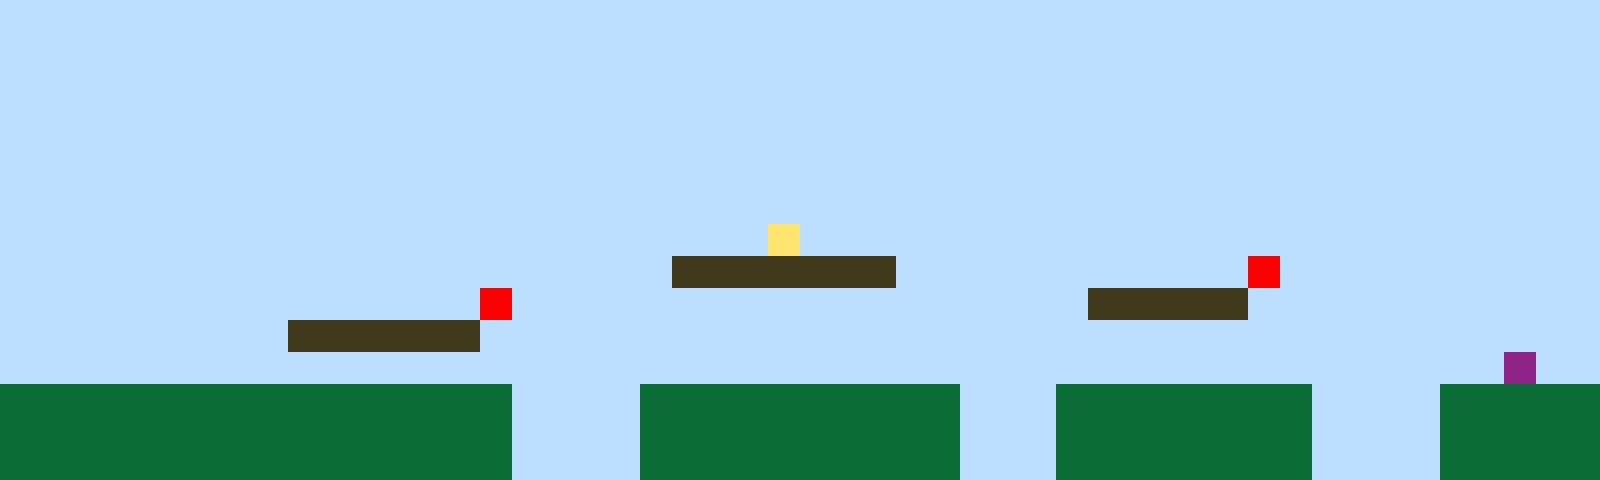

A level layout from a 2D game, rendered from its tile map. Below: a short description, then the map file with its tile-grid data intact:
An orthogonal 50x15 tile map with 32x32 px tiles, 1 tile layer (Tile Layer 1).

<map version="1.10" tiledversion="1.11.2" orientation="orthogonal" renderorder="right-up" width="50" height="15" tilewidth="32" tileheight="32" infinite="0" nextlayerid="2" nextobjectid="1"><editorsettings><export target="map1.csv" format="csv" /></editorsettings><tileset firstgid="1" name="sprites" tilewidth="32" tileheight="32" tilecount="6" columns="3"><image source="sprites.png" width="96" height="64" /></tileset><layer id="1" name="Tile Layer 1" width="50" height="15"><data encoding="csv">1,1,1,1,1,1,1,1,1,1,1,1,1,1,1,1,1,1,1,1,1,1,1,1,1,1,1,1,1,1,1,1,1,1,1,1,1,1,1,1,1,1,1,1,1,1,1,1,1,1,1,1,1,1,1,1,1,1,1,1,1,1,1,1,1,1,1,1,1,1,1,1,1,1,1,1,1,1,1,1,1,1,1,1,1,1,1,1,1,1,1,1,1,1,1,1,1,1,1,1,1,1,1,1,1,1,1,1,1,1,1,1,1,1,1,1,1,1,1,1,1,1,1,1,1,1,1,1,1,1,1,1,1,1,1,1,1,1,1,1,1,1,1,1,1,1,1,1,1,1,1,1,1,1,1,1,1,1,1,1,1,1,1,1,1,1,1,1,1,1,1,1,1,1,1,1,1,1,1,1,1,1,1,1,1,1,1,1,1,1,1,1,1,1,1,1,1,1,1,1,1,1,1,1,1,1,1,1,1,1,1,1,1,1,1,1,1,1,1,1,1,1,1,1,1,1,1,1,1,1,1,1,1,1,1,1,1,1,1,1,1,1,1,1,1,1,1,1,1,1,1,1,1,1,1,1,1,1,1,1,1,1,1,1,1,1,1,1,1,1,1,1,1,1,1,1,1,1,1,1,1,1,1,1,1,1,1,1,1,1,1,1,1,1,1,1,1,1,1,1,1,1,1,1,1,1,1,1,1,1,1,1,1,1,1,1,1,1,1,1,1,1,1,1,1,1,1,1,1,1,1,1,1,1,1,1,1,1,1,1,1,1,1,1,1,1,1,1,1,1,1,1,1,1,1,1,1,1,1,1,1,1,1,1,1,1,1,1,1,1,1,1,1,1,4,1,1,1,1,1,1,1,1,1,1,1,1,1,1,1,1,1,1,1,1,1,1,1,1,1,1,1,1,1,1,1,1,1,1,1,1,1,1,1,1,1,1,1,1,1,1,3,3,3,3,3,3,3,1,1,1,1,1,1,1,1,1,1,1,5,1,1,1,1,1,1,1,1,1,1,1,1,1,1,1,1,1,1,1,1,1,1,1,1,1,5,1,1,1,1,1,1,1,1,1,1,1,1,1,1,1,1,1,1,3,3,3,3,3,1,1,1,1,1,1,1,1,1,1,1,1,1,1,1,1,1,1,1,1,3,3,3,3,3,3,1,1,1,1,1,1,1,1,1,1,1,1,1,1,1,1,1,1,1,1,1,1,1,1,1,1,1,1,1,1,1,1,1,1,1,1,1,1,1,1,1,1,1,1,1,1,1,1,1,1,1,1,1,1,1,1,1,1,1,1,1,1,1,1,1,1,1,1,1,1,1,1,1,1,1,1,1,1,1,1,1,1,6,1,1,2,2,2,2,2,2,2,2,2,2,2,2,2,2,2,2,1,1,1,1,2,2,2,2,2,2,2,2,2,2,1,1,1,2,2,2,2,2,2,2,2,1,1,1,1,2,2,2,2,2,2,2,2,2,2,2,2,2,2,2,2,2,2,2,2,2,1,1,1,1,2,2,2,2,2,2,2,2,2,2,1,1,1,2,2,2,2,2,2,2,2,1,1,1,1,2,2,2,2,2,2,2,2,2,2,2,2,2,2,2,2,2,2,2,2,2,1,1,1,1,2,2,2,2,2,2,2,2,2,2,1,1,1,2,2,2,2,2,2,2,2,1,1,1,1,2,2,2,2,2</data></layer></map>
